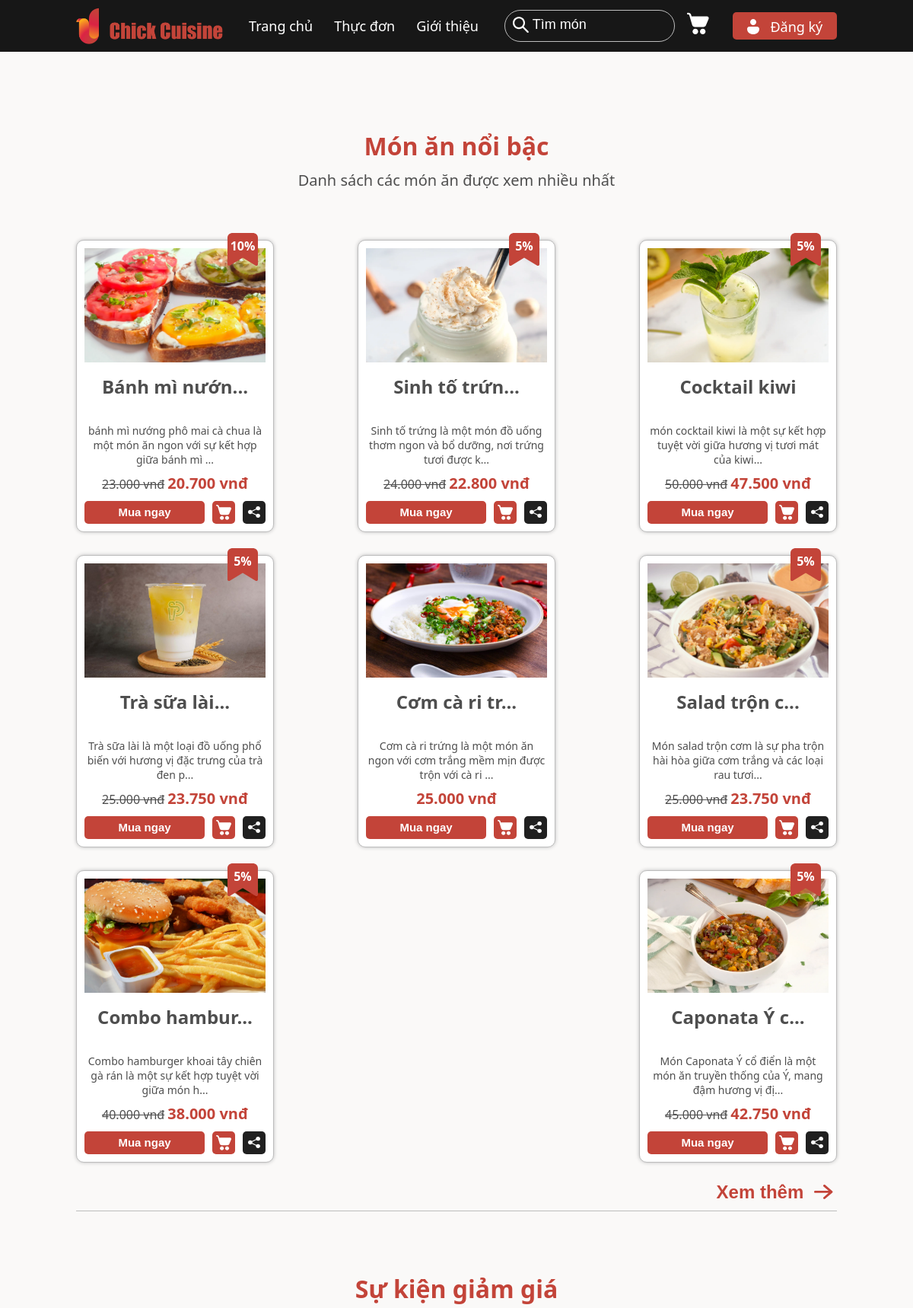
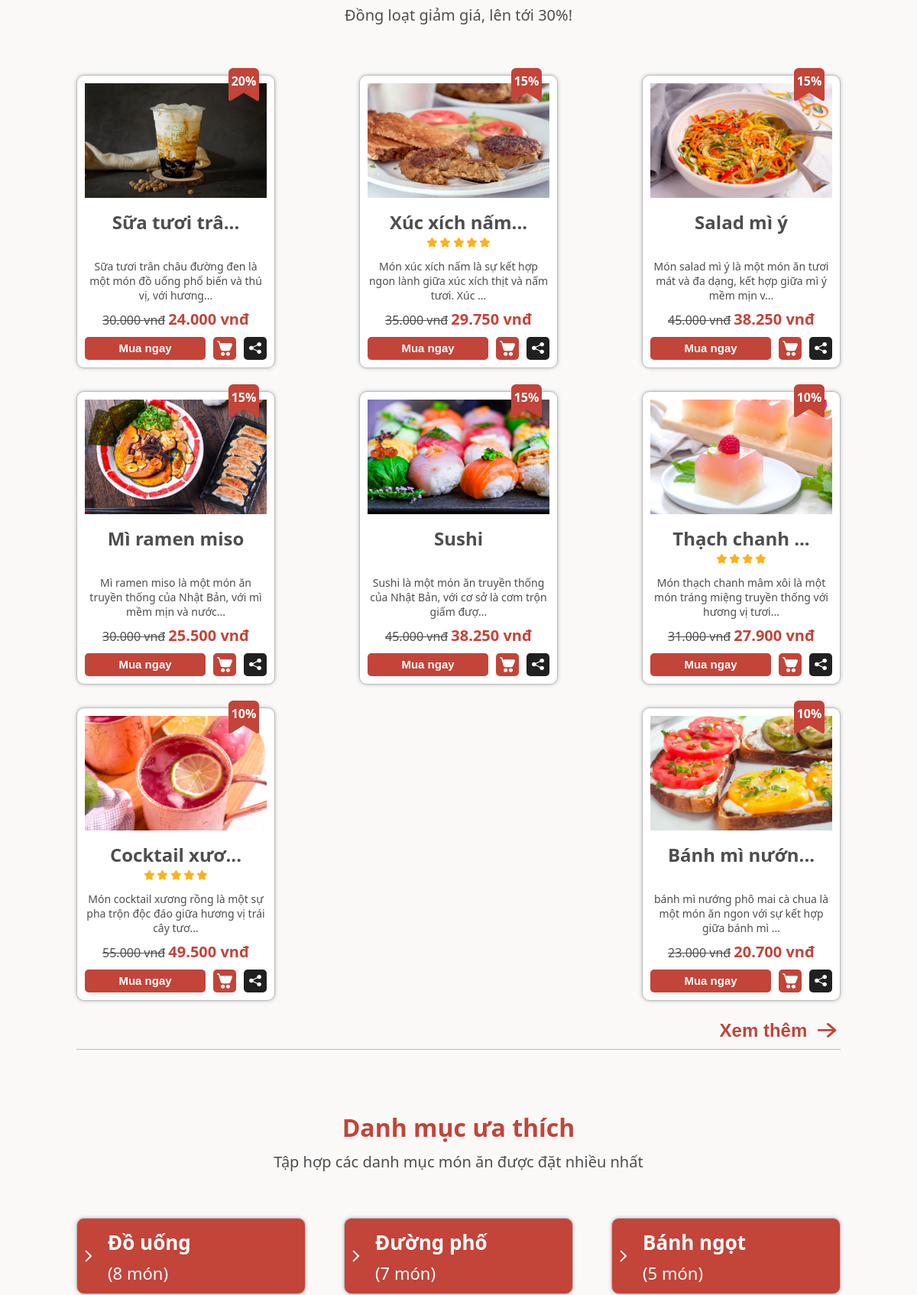
The app's page /site/trangchu (upper part) with its own data (2 pictures, top to bottom).
### tables this page shows
CREATE TABLE `product` (
  `Id` int(5) NOT NULL COMMENT 'Mã sản phẩm',
  `Name` varchar(50) NOT NULL COMMENT 'Tên sản phẩm',
  `Image` varchar(50) NOT NULL COMMENT 'Tên file ảnh sản phẩm',
  `Description` text NOT NULL DEFAULT current_timestamp() COMMENT 'Mô tả sản phẩm',
  `Price` int(10) NOT NULL COMMENT 'Giá sản phẩm',
  `Discount` int(3) NOT NULL COMMENT 'Giảm giá sản phẩm',
  `Views` int(5) NOT NULL COMMENT 'Số lượt xem',
  `IsSpecial` tinyint(1) NOT NULL COMMENT 'Đặc biệt (1 = có, 0 = không)',
  `CategoryId` int(5) NOT NULL COMMENT 'Mã danh mục'
);

CREATE TABLE `category` (
  `Id` int(5) NOT NULL COMMENT 'Mã danh mục',
  `Name` varchar(50) NOT NULL COMMENT 'Tên danh mục',
  `Image` varchar(50) NOT NULL COMMENT 'Tên file ảnh danh mục'
);

### site/trangchu/index.php (called while the page is built, shortened)
<?php
    require '../../global.php';
    require '../../dao/product.php';
    require '../../dao/category.php';
    $hot_products = get_hot_products(8);
    $discount_products = get_discount_products(8);
    $hot_categories = get_hot_categories(6);
    require '../layout.php';
?>

### dao/pdo.php (called while the page is built, shortened)
<?php
function pdo_get_connection(){
    $dburl = "mysql:host=localhost;dbname=chickcuisine;charset=utf8";
    $conn = new PDO($dburl, "root", "");
    return $conn;
}
function pdo_query($sql){
    $sql_args = array_slice(func_get_args(), 1);
    try{ $conn = pdo_get_connection();
         $stmt = $conn->prepare($sql);
         $stmt->execute($sql_args);
         $rows = $stmt->fetchAll();
         return $rows;
    }
    catch(PDOException $e){ die("Lỗi trong hàm pdo_query: ". $e->getMessage(). $sql);}
}
function pdo_query_value($sql){
    $sql_args = array_slice(func_get_args(), 1);
    try{ $conn = pdo_get_connection();
         $stmt = $conn->prepare($sql);
         $stmt->execute($sql_args);
         $row = $stmt->fetch(PDO::FETCH_ASSOC);
         return $row ? array_values($row)[0] : null;
    }
    catch(PDOException $e){
        die("Lỗi trong hàm pdo_query_value: ". $e->getMessage() .$sql );
    }
}
?>

### dao/product.php (called while the page is built, shortened)
<?php
    require_once 'pdo.php';
    function get_hot_products($limit = null) {
        $sql = "SELECT product.*, AVG(comment.rating) as Rating FROM product LEFT JOIN comment ON product.Id = comment.ProductId GROUP BY product.Id ORDER BY Views DESC".($limit == null ? "" : " LIMIT $limit");
        return pdo_query($sql);
    }
    function get_discount_products($limit = null) {
        $sql = "SELECT product.*, AVG(comment.rating) as Rating FROM product LEFT JOIN comment ON product.Id = comment.ProductId GROUP BY product.Id ORDER BY Discount DESC".($limit == null ? "" : " LIMIT $limit");
        return pdo_query($sql);
    }
?>

### global.php (called while the page is built, shortened)
<?php
    $ROOT_URL = "/chickcuisine";
    $SITE_URL = "$ROOT_URL/site";
    $IMAGE_DIR = "$ROOT_URL/content/image";
?>

### dao/category.php (called while the page is built, shortened)
<?php
    require_once 'pdo.php';
    function get_hot_categories($limit = null) {
        $sql = "SELECT category.Id, category.Name, category.Image, SUM(product.Views) as total_views FROM product JOIN category on product.CategoryId = category.Id GROUP BY category.Id ORDER BY total_views DESC".($limit == null ? "" : " LIMIT $limit");
        return pdo_query($sql);
    }
    function get_product_count_by_category_id($category_id) {
        $sql = "SELECT COUNT(product.Id) FROM product WHERE CategoryId = $category_id GROUP BY product.CategoryId";
        return pdo_query_value($sql);
    }
?>

### site/trangchu/trangchu.php (the view, shortened to what this page needs)
<main>
    <div class="banner">
    </div>
    <div class="container">
        <div class="container-title">
            <p>Món ăn nổi bậc</p>
            <p>Danh sách các món ăn được xem nhiều nhất</p>
        </div>
        <div class="list-products">
            <?php foreach($hot_products as $product) {extract($product);?>
                <a class="product whitediv" href="<?=$SITE_URL?>/monan?id=<?=$Id?>">
                    <img class="product-image" src="<?=$IMAGE_DIR?>/<?=$Image?>" alt="">
                    <?php if(strlen($Name) >= 15) {
                        $Name = mb_substr($Name, 0, 12, 'UTF-8')."...";
                    } ?>
                    <p class="product-name">
                        <?=$Name?>
                    </p>
                    <p class="product-rating">
                    </p>
                    <?php if(strlen($Description) >= 80) {
                        $Description = mb_substr($Description, 0, 77, 'UTF-8')."...";
                    } ?>
                        <p class="product-description">
                            <?=$Description?>
                        </p>
                        <div class="product-price">
                        <?php if($Discount > 0) {?>
                            <p class="original-price"><?=number_format($Price, 0, '.', '.')?> vnđ</p>
                            <p class="discount-price"><?=number_format($Price * (100 - $Discount) / 100, 0, '.', '.')?> vnđ</p>
                        <?php } else {?>
                            <p class="discount-price"><?=number_format($Price, 0, '.', '.')?> vnđ</p>
                        <?php } ?>
                    </div>
                    <div class="product-buttons">
                        <button class="buy-now">Mua ngay</button>
                        <button class="add-to-cart">
                        </button>
                        <button class="share">
                        </button>
                    </div>
                    <div class="product-discount-tag">
                        <?php if ($Discount > 0) {?>
                        <p class="discount-percentage"><?=$Discount?>%</p>
                        <?php } ?>
                    </div>
                </a>
            <?php } ?>
        </div>
    </div>
    <div class="view-more">
        <button>
            <p>Xem thêm</p>
        </button>
        <div class="line"></div>
    </div>
    <div class="container">
        <div class="container-title">
            <p>Sự kiện giảm giá</p>
            <p>Đồng loạt giảm giá, lên tới 30%!</p>
        </div>
        <div class="list-products">
            <?php foreach($discount_products as $product) {extract($product);?>
                <a class="product whitediv" href="<?=$SITE_URL?>/monan?id=<?=$Id?>">
                    <img class="product-image" src="<?=$IMAGE_DIR?>/<?=$Image?>" alt="">
                    <?php if(strlen($Name) >= 15) {
                        $Name = mb_substr($Name, 0, 12, 'UTF-8')."...";
                    } ?>
                    <p class="product-name">
                        <?=$Name?>
                    </p>
                    <p class="product-rating">
                        <?=str_repeat('
                            <svg width="13" height="13" viewBox="0 0 13 13" fill="none" xmlns="http://www.w3.org/2000/svg">
                                <path d="M5.50637 0.587923C5.88359 -0.195976 6.97352 -0.195973 7.35076 0.587923L8.77987 3.55771L11.9755 4.03395C12.8191 4.15964 13.1559 5.22275 12.5454 5.83294L10.2331 8.14459L10.7789 11.4087C10.923 12.2703 10.0413 12.9273 9.28679 12.5206L6.42857 10.9794L3.57033 12.5206C2.81586 12.9273 1.93409 12.2703 2.07818 11.4087L2.62405 8.14459L0.311682 5.83294C-0.298681 5.22275 0.0381291 4.15964 0.881643 4.03395L4.07725 3.55771L5.50637 0.587923Z" fill="#FFB11B"/>
                            </svg>
                            ', ceil($Rating))?>
                    </p>
                    <?php if(strlen($Description) >= 80) {
                        $Description = mb_substr($Description, 0, 77, 'UTF-8')."...";
                    } ?>
                        <p class="product-description">
                            <?=$Description?>
                        </p>
                    <div class="product-price">
                        <?php if($Discount > 0) {?>
                            <p class="original-price"><?=number_format($Price, 0, '.', '.')?> vnđ</p>
                            <p class="discount-price"><?=number_format($Price * (100 - $Discount) / 100, 0, '.', '.')?> vnđ</p>
                        <?php } else {?>
                            <p class="discount-price"><?=number_format($Price, 0, '.', '.')?> vnđ</p>
                        <?php } ?>
                    </div>
                    <div class="product-buttons">
                        <button class="buy-now">Mua ngay</button>
                        <button class="add-to-cart">
                        </button>
                        <button class="share">
                        </button>
                    </div>
                    <div class="product-discount-tag">
                        <?php if ($Discount > 0) {?>
                        <p class="discount-percentage"><?=$Discount?>%</p>
                        <?php } ?>
                    </div>
                </a>
            <?php } ?>
        </div>
    </div>
    <div class="view-more">
        <button>
            <p>Xem thêm</p>
        </button>
        <div class="line"></div>
    </div>
    <div class="container">
        <div class="container-title">
            <p>Danh mục ưa thích</p>
            <p>Tập hợp các danh mục món ăn được đặt nhiều nhất</p>
        </div>
        <div class="list-categories">
            <?php foreach ($hot_categories as $category) { extract($category); ?>
                <a class="category" href="<?=$SITE_URL?>/thucdon?category=<?=$Id?>">
                    <p class="category-name"><?=$Name?></p>
                    <p class="category-product-count">(<?=get_product_count_by_category_id($Id) ?> món)</p>
                </a>
            <?php } ?>
        </div>
    </div>
</main>

### site/layout.php (style rules this page uses)
:root { --red: #c34439; --black: #202020; --lightblack: #4E4E4E; --gray: #BDBDBD; --lightgray: #faf9f8; --yellow: #FFB11B; }
* { margin: 0px; padding: 0px; box-sizing: border-box; }
body { font-family: 'Segoe UI', Tahoma, Geneva, Verdana, sans-serif; background-color: var(--lightgray); color: var(--lightblack); }
a, a * { text-decoration: none; color: var(--lightblack); }
button { cursor: pointer; border: none; }
.line { border-bottom: 1px solid var(--gray); width: 100%; margin: 10px auto; }
.whitediv { background-color: white; border: 1px solid var(--gray); box-shadow: 0px 0px 5px var(--gray); border-radius: 10px; }

### site/trangchu/trangchu.php (style rules this page uses)
main { padding: 0px 100px; }
.banner { width: calc(100% + 200px); margin-left: -100px; height: fit-content; position: relative; }
.container { width: 100%; margin: 10px 0px; }
.container-title { width: 100%; text-align: center; margin: 80px 0px 50px; }
.container-title p:first-child { color: var(--red); font-size: 32px; font-weight: 600; margin-bottom: 10px; }
.container-title p:last-child { font-size: 20px; font-weight: 400; }
.container .list-products { display: flex; flex-wrap: wrap; justify-content: space-between; }
.container .product { position: relative; width: 260px; padding: 10px; margin: 15px 0px; }
.container .product .product-image { width: 100%; height: 150px; margin-bottom: 10px; }
.container .product .product-name { font-size: 24px; font-weight: 600; text-align: center; color: var(--lightblack); }
.product .product-rating { text-align: center; margin-bottom: 10px; height: 22px; }
.container .product .product-description { text-align: center; font-size: 14px; font-weight: 400; color: var(--lightblack); margin-bottom: 10px; width: 100%; height: 55px; word-wrap: wordwrap; }
.container .product .product-price { width: 100%; text-align: center; }
.container .product .product-price>* { display: inline-block; }
.container .product .product-price .original-price { text-decoration: line-through; }
.container .product .product-price .discount-price { color: var(--red); font-size: 20px; font-weight: 600; text-align: center; margin-bottom: 10px; }
.container .product .product-buttons { display: grid; grid-template-columns: auto 30px 30px; gap: 10px; }
.container .product .product-buttons button { height: 30px; color: white; font-size: 15px; font-weight: 600; background-color: var(--red); border: none; border-radius: 5px; }
.container .product .product-buttons button:first-child { width: 100%; }
.container .product .product-buttons button:last-child { background-color: var(--black); }
.container .product .product-buttons>:not(button:first-child) { width: 30px; height: 30px; display: flex; justify-content: center; align-items: center; }
.container .product .product-discount-tag { position: absolute; top: -10px; right: 20px; }
.container .product .product-discount-tag p { position: absolute; top: 50%; left: 50%; transform: translate(-50%, -80%); font-size: 16px; font-weight: 600; color: white; }
.list-categories { width: 100%; display: flex; flex-wrap: wrap; justify-content: space-between; }
.category { background-color: var(--red); border-radius: 10px; height: 100px; width: 30%; display: grid; grid-template-columns: 100px auto; transition: 0.3s; overflow: hidden; position: relative; cursor: pointer; margin: 10px 0px; border: 1px solid var(--gray); box-shadow: 0px 0px 5px var(--gray); }
.category>* { align-self: center; color: white; }
.category .category-name { grid-column: 2 / 3; grid-row: 1 / 2; margin-top: 10px; margin-left: -60px; font-size: 26px; font-weight: 600; }
.category .category-product-count { grid-column: 2 / 3; grid-row: 2 / 3; margin-bottom: 10px; font-size: 22px; font-weight: 400; margin-left: -60px; }
.category svg { position: absolute; left: 10px; }
.view-more { text-align: right; }
.view-more button { background-color: unset; }
.view-more button * { display: inline-block; color: var(--red); font-size: 24px; font-weight: 600; vertical-align: middle; margin: 0px 5px; }

### records on screen
product: Image (picture), Name "Bánh mì nướn...", Description "bánh mì nướng phô mai cà chua là một món ăn ngon với sự kết hợp giữa bánh mì ...", Price "23.000", $Price * (100 - $Discount) / 100 "20.700", Discount "10"
product: Image (picture), Name "Sinh tố trứn...", Description "Sinh tố trứng là một món đồ uống thơm ngon và bổ dưỡng, nơi trứng tươi được k...", Price "24.000", $Price * (100 - $Discount) / 100 "22.800", Discount "5"
product: Image (picture), Name "Cocktail kiwi", Description "món cocktail kiwi là một sự kết hợp tuyệt vời giữa hương vị tươi mát của kiwi...", Price "50.000", $Price * (100 - $Discount) / 100 "47.500", Discount "5"
product: Image (picture), Name "Trà sữa lài...", Description "Trà sữa lài là một loại đồ uống phổ biến với hương vị đặc trưng của trà đen p...", Price "25.000", $Price * (100 - $Discount) / 100 "23.750", Discount "5"
product: Image (picture), Name "Cơm cà ri tr...", Description "Cơm cà ri trứng là một món ăn ngon với cơm trắng mềm mịn được trộn với cà ri ...", Price "25.000"
product: Image (picture), Name "Salad trộn c...", Description "Món salad trộn cơm là sự pha trộn hài hòa giữa cơm trắng và các loại rau tươi...", Price "25.000", $Price * (100 - $Discount) / 100 "23.750", Discount "5"
product: Image (picture), Name "Combo hambur...", Description "Combo hamburger khoai tây chiên gà rán là một sự kết hợp tuyệt vời giữa món h...", Price "40.000", $Price * (100 - $Discount) / 100 "38.000", Discount "5"
product: Image (picture), Name "Caponata Ý c...", Description "Món Caponata Ý cổ điển là một món ăn truyền thống của Ý, mang đậm hương vị đị...", Price "45.000", $Price * (100 - $Discount) / 100 "42.750", Discount "5"
product: Image (picture), Name "Sữa tươi trâ...", Description "Sữa tươi trân châu đường đen là một món đồ uống phổ biến và thú vị, với hương...", Price "30.000", $Price * (100 - $Discount) / 100 "24.000", Discount "20"
product: Image (picture), Name "Xúc xích nấm...", Description "Món xúc xích nấm là sự kết hợp ngon lành giữa xúc xích thịt và nấm tươi. Xúc ...", Price "35.000", $Price * (100 - $Discount) / 100 "29.750", Discount "15"
product: Image (picture), Name "Salad mì ý", Description "Món salad mì ý là một món ăn tươi mát và đa dạng, kết hợp giữa mì ý mềm mịn v...", Price "45.000", $Price * (100 - $Discount) / 100 "38.250", Discount "15"
product: Image (picture), Name "Mì ramen miso", Description "Mì ramen miso là một món ăn truyền thống của Nhật Bản, với mì mềm mịn và nước...", Price "30.000", $Price * (100 - $Discount) / 100 "25.500", Discount "15"
product: Image (picture), Name "Sushi", Description "Sushi là một món ăn truyền thống của Nhật Bản, với cơ sở là cơm trộn giấm đượ...", Price "45.000", $Price * (100 - $Discount) / 100 "38.250", Discount "15"
product: Image (picture), Name "Thạch chanh ...", Description "Món thạch chanh mâm xôi là một món tráng miệng truyền thống với hương vị tươi...", Price "31.000", $Price * (100 - $Discount) / 100 "27.900", Discount "10"
product: Image (picture), Name "Cocktail xươ...", Description "Món cocktail xương rồng là một sự pha trộn độc đáo giữa hương vị trái cây tươ...", Price "55.000", $Price * (100 - $Discount) / 100 "49.500", Discount "10"
category: Name "Đồ uống", Id "8"
category: Name "Đường phố", Id "7"
category: Name "Bánh ngọt", Id "5"
